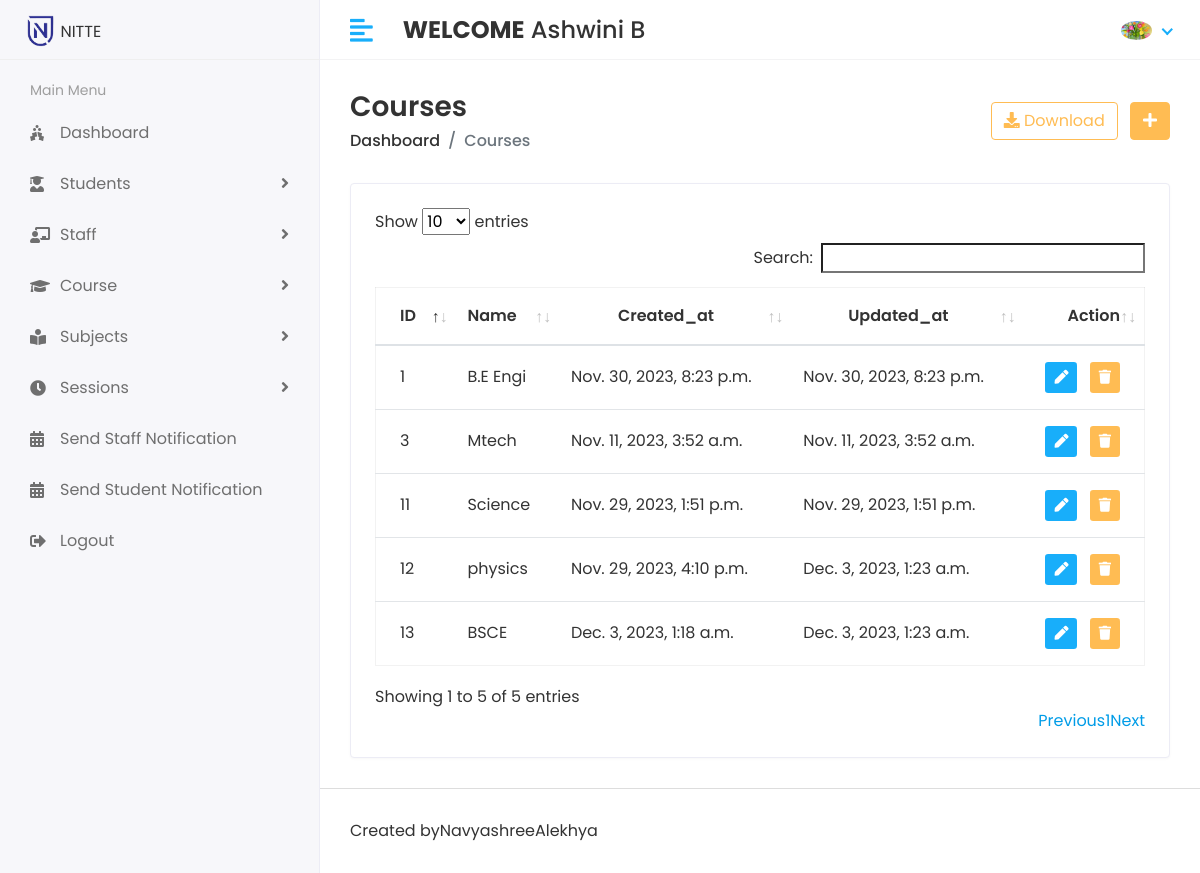
The page /HOD/Course/View (signed in) on the database its author committed.
### app/models.py (models this page shows, shortened)
class CustomUser(AbstractUser):
    USER = (
        (1,'HOD'),
        (2,'STAFF'),
        (3,'STUDENT'),
    )
    user_type = models.CharField(choices=USER,max_length=50,default=1)
    profile_pic=models.ImageField(upload_to='media/profile_pic')

class Course(models.Model):
    name = models.CharField(max_length=100)
    created_at = models.DateTimeField(auto_now_add=True)
    updated_at = models.DateTimeField(auto_now=True)

### student_management_system/HODviews.py (the view)
# urls.py: path('HOD/Course/View',HODviews.VIEW_COURSE,name='view_course'),
@login_required(login_url='/')
def VIEW_COURSE(request):
    course=Course.objects.all()
    context={
        'course':course,
    }
    return render(request,'HOD/view_course.html',context)

### templates/HOD/view_course.html (shortened to what this page needs)
{% extends "base.html" %}
{% block content %}
<div class="content container-fluid">
    <div class="page-header">
       <div class="row align-items-center">
          <div class="col">
             <h3 class="page-title">Courses</h3>
             <ul class="breadcrumb">
                <li class="breadcrumb-item"><a href="index.html">Dashboard</a></li>
                <li class="breadcrumb-item active">Courses</li>
             </ul>
          </div>
          <div class="col-auto text-right float-right ml-auto">
             <a href="#" class="btn btn-outline-primary mr-2"><i class="fas fa-download"></i> Download</a>
             <a href="{% url "add_course" %}" class="btn btn-primary"><i class="fas fa-plus"></i></a>
          </div>
       </div>
    </div>
    <div class="row">
       <div class="col-sm-12">
          <div class="card card-table">
             <div class="card-body">
                <div class="table-responsive">
                   <table id="table_id" class="table table-hover table-center mb-0 ">
                      <thead>
                         <tr>
                            <th>ID</th>
                            <th>Name</th>
                            <th class="text-center">Created_at</th>
                            <th class="text-center">Updated_at</th>
                            <th class="text-right">Action</th>
                         </tr>
                      </thead>
                      <tbody>
                        {% for i in course  %}
                         <tr>
                            <td>{{i.id}}</td>
                            <td>{{i.name}}</td>
                            <td>{{i.created_at}}</td>
                            <td>{{i.updated_at}}</td>
                            <td class="text-right">
                               <div class="actions">
                                  <a href="{% url "edit_course" i.id %}" class="btn btn-sm bg-success-light mr-2">
                                  <i class="fas fa-pen"></i>
                                  </a>
                                  <a href="{% url "delete_course" i.id %}" class="btn btn-sm bg-danger-light">
                                  <i class="fas fa-trash"></i>
                                  </a>
                               </div>
                            </td>
                         </tr>
                         {% endfor %}
                      </tbody>
                   </table>
                </div>
             </div>
          </div>
       </div>
    </div>
 </div>
{% endblock content %}

### templates/header.html (shortened to what this page needs)
{% load static %}
<div class="header">
    <div class="header-left">
       <a href="index.html" class="logo">
       <img src="{% static 'assets/img/nitte.png' %}" alt="Logo" width="30" height="50">
       </a>
       <p style="padding-top:20px;padding:left:5px">NITTE</p>
    </div>
    <a href="javascript:void(0);" id="toggle_btn">
    <i class="fas fa-align-left"></i>
    </a>
    <div class="top-nav-search mt-3">
       <h4><strong>WELCOME</strong>&nbsp;<span>{{user.first_name}} {{user.last_name}}</span></h4>
    </div>
    <ul class="nav user-menu">
       <li class="nav-item dropdown has-arrow">
          <a href="#" class="dropdown-toggle nav-link" data-toggle="dropdown">
         {% if user.profile_pic == "" %}
         <span class="user-img"><img class="rounded-circle" src="{% static 'assets/img/noimg.jpeg ' %}" width="31" alt="Ryan Taylor"></span>
         {% else %}
         <span class="user-img"><img class="rounded-circle" src="/{{user.profile_pic}}" width="31" alt="Ryan Taylor"></span>
         {% endif %}
         </a>
       </li>
    </ul>
 </div>

### static/assets/css/style.css (style rules this page uses)
html { height: 100%; }
body { background-color: #fff; color: #333; font-family: 'Poppins', sans-serif; font-size: 1rem; height: 100%; line-height: 1.5; overflow-x: hidden; }
h1, h2, h3, h4, h5, h6 { font-family: 'Poppins', sans-serif; margin-top: 0; }
a { color: #009ce7; }
input, button, a { transition: all 0.4s ease; -moz-transition: all 0.4s ease; -o-transition: all 0.4s ease; -ms-transition: all 0.4s ease; -webkit-transition: all 0.4s ease; }
ul, ol { padding: 0px; list-style: none; }
.table { color: #333; max-width: 100%; margin-bottom: 0; width: 100%; }
.table.dataTable { border-collapse: collapse !important; border: 1px solid rgba(0, 0, 0, 0.05); }
.table thead tr th { font-weight: 600; }
.table tbody tr { border-bottom: 1px solid rgba(0, 0, 0, 0.05); }
.table.table-center td, .table.table-center th { vertical-align: middle; }
.card-table .card-body .table > thead > tr > th { border-top: 0; }
.card-table .card-body .table tr td:first-child, .card-table .card-body .table tr th:first-child { padding-left: 1.5rem; }
.card-table .card-body .table tr td:last-child, .card-table .card-body .table tr th:last-child { padding-right: 1.5rem; }
.card-table .table td, .card-table .table th { border-top: 1px solid #e2e5e8; padding: 1rem 0.75rem; white-space: nowrap; }
.btn-primary { background-color: #FFBC53; border: 1px solid #FFBC53; }
.btn-outline-primary { color: #FFBC53; border-color: #FFBC53; }
.card { border: 1px solid #ececf5; box-shadow: 0 1px 3px 0 rgba(0, 0, 0, 0.03); margin-bottom: 1.875rem; }
.card-body { padding: 1.5rem; }
.bg-danger-light { background-color:#FFBC53 !important; color:#fff !important; }
.bg-success-light { background-color: #18aefa; color: #fff; }
.header { background-color: #fff; border-bottom: 1px solid #f3f3f4; left: 0; position: fixed; right: 0; top: 0; z-index: 1001; height: 60px; }
.header .header-left { float: left; height: 60px; padding: 0 20px; position: relative; width: 320px; z-index: 1; transition: all 0.2s ease-in-out; background-color: #f7f7fa; border-bottom: 1px solid #efefef; border-right: 1px solid #ececf5; display: flex; align-items: center; }
.header .header-left .logo { display: inline-block; line-height: 60px; }
.header .header-left .logo img { max-height: 40px; width: auto; }
.header .dropdown-toggle:after { display: none; }
.header .has-arrow .dropdown-toggle:after { border-top: 0; border-left: 0; border-bottom: 2px solid #18aefa; border-right: 2px solid #18aefa; content: ''; height: 8px; display: inline-block; pointer-events: none; -webkit-transform-origin: 66% 66%; -ms-transform-origin: 66% 66%; transform-origin: 66% 66%; -webkit-transform: rotate(45deg); -ms-transform: rotate(45deg); transform: rotate(45deg); -webkit-transition: all 0.15s ease-in-out; transition: all 0.15s ease-in-out; width: 8px; vertical-align: 0px; }
.user-menu { float: right; margin: 0; position: relative; z-index: 99; padding-right: 15px; }
.user-menu.nav > li > a { color: #a0a0a0; font-size: 14px; line-height: 58px; padding: 0 15px; height: 60px; }
.user-img { margin-right: 3px; position: relative; }
.top-nav-search { float: left; margin-left: 15px; }
.page-wrapper > .content { padding: 1.875rem 1.875rem 0; }
.page-header { margin-bottom: 1.875rem; }
.page-header .breadcrumb { background-color: transparent; color: #6c757d; font-size: 1rem; font-weight: 500; margin-bottom: 0; padding: 0; }
.page-header .breadcrumb a { color: #333; }
.page-title { font-size: 28px; font-weight: 600; color: #333; margin-bottom: 5px; }
@media (min-width: 992px) { #toggle_btn { align-items: center; color: #18aefa; display: inline-flex; float: left; font-size: 26px; height: 60px; justify-content: center; margin-left: 15px; padding: 0 15px; } }

### rows shown on the page
CustomUser: first_name "Ashwini", last_name "B", profile_pic (picture)
Course: id "1", name "B.E Engi", created_at "Nov. 30, 2023, 8:23 p.m.", updated_at "Nov. 30, 2023, 8:23 p.m."
Course: id "3", name "Mtech", created_at "Nov. 11, 2023, 3:52 a.m.", updated_at "Nov. 11, 2023, 3:52 a.m."
Course: id "11", name "Science", created_at "Nov. 29, 2023, 1:51 p.m.", updated_at "Nov. 29, 2023, 1:51 p.m."
Course: id "12", name "physics", created_at "Nov. 29, 2023, 4:10 p.m.", updated_at "Dec. 3, 2023, 1:23 a.m."
Course: id "13", name "BSCE", created_at "Dec. 3, 2023, 1:18 a.m.", updated_at "Dec. 3, 2023, 1:23 a.m."
